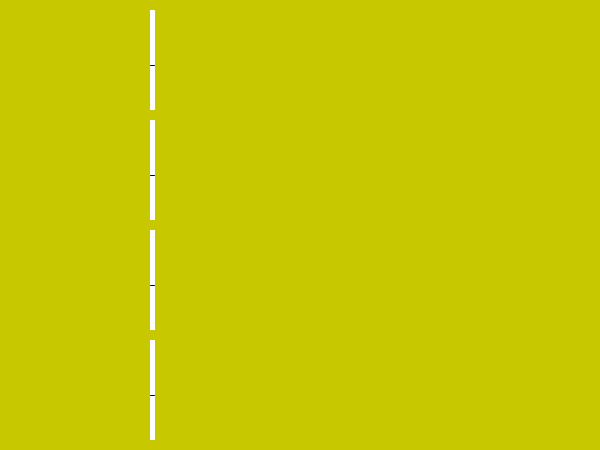
Frame 1 (no input)
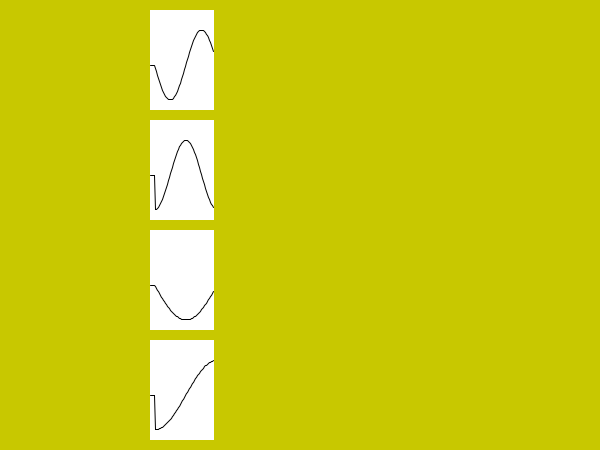
Frame 60 (the mouse pressed at the canvas centre just before this capture)
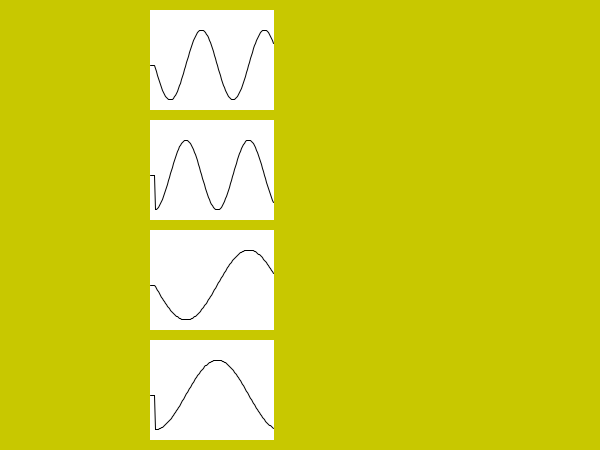
Frame 120 (the mouse held since frame 60 and released just before this capture)

The Processing sketch that drew these frames (run headless with seeded random() and noise(); from frame 60 on, the mouse is pressed at the canvas centre):

// Processing sketch: rfid_graph
// ── rfid_graph.pde
String[] list = new String[3];
int k = 5;
int y0=110, dy0=120;
int wide = 300;
float counter;
float[] data = new float[wide];
float[] data1 = new float[wide];
float[] data2 = new float[wide];
float[] data3 = new float[wide];

void setup(){
 size(600,450);
 background(200,200,0);

}

void draw(){  // if new data from arduino Ain raw as string:
 background(200,200,0);
list[0] = "1000";
list[1] = "200";
list[2] = "50";
counter +=.1;

noStroke();
fill(255,255,255);
rect(150,10,k,100);
rect(150,120,k,100);
rect(150,230,k,100);
rect(150,340,k,100);
stroke(0,0,0);
noFill();
beginShape();
for(int i=0; i<k;i++){
  float y = map(data[i],-1,1,0,70);
  println(y);
  vertex(i+150,y+30);
  
}
endShape();

beginShape();
for(int i=0; i<k;i++){
  float y = map(data1[i],-1,1,0,70);
  println(y);
  vertex(i+150,y+140);
  
}
endShape();

beginShape();
for(int i=0; i<k;i++){
  float y = map(data2[i],-1,1,0,70);
  println(y);
  vertex(i+150,y+250);
  
}
endShape();

beginShape();
for(int i=0; i<k;i++){
  float y = map(data3[i],-1,1,0,70);
  println(y);
  vertex(i+150,y+360);
  
}
endShape();



float val2 = map(int(list[1]),0,1023,0,100);
float val3 = map(int(list[2]),0,1023,0,100);

//line(k,y0+0*dy0,k,y0+0*dy0-val1);
//line(k,y0+1*dy0,k,y0+1*dy0-val2);
//line(k,y0+2*dy0,k,y0+2*dy0-val3);
//stroke(255);
//line(k+1,y0+0*dy0,k+1,y0+0*dy0-100);
//line(k+1,y0+1*dy0,k+1,y0+1*dy0-100);
//line(k+1,y0+2*dy0,k+1,y0+2*dy0-100);


if ( k< wide ){

  data[k] = sin(counter);
  data1[k] = cos(counter);
  data2[k] = sin(counter/2);
  data3[k] = cos(counter/2);

  
  k++;
}else{
  data[wide-1] = sin(counter);
  data1[wide-1] = cos(counter);
  data2[wide -1] = sin(counter/2);
  data3[wide-1] = cos(counter/2);
  for(int i=0; i<wide-1;i++){
  data[i] = data[i+1];
  data1[i] = data1[i+1];
  data2[i] = data2[i+1];
  data3[i] = data3[i+1];
  }
}
}
